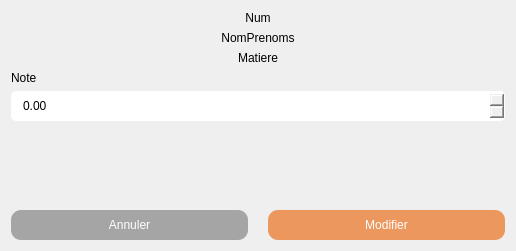
<?xml version="1.0" encoding="UTF-8"?>
<ui version="4.0">
 <class>ModifierNote</class>
 <widget class="QDialog" name="ModifierNote">
  <property name="geometry">
   <rect>
    <x>0</x>
    <y>0</y>
    <width>516</width>
    <height>251</height>
   </rect>
  </property>
  <property name="windowTitle">
   <string>Dialog</string>
  </property>
  <property name="styleSheet">
   <string notr="true">font: 8pt &quot;Century Gothic&quot;;</string>
  </property>
  <layout class="QVBoxLayout" name="verticalLayout_5">
   <item>
    <widget class="QLabel" name="label_num">
     <property name="text">
      <string>Num</string>
     </property>
     <property name="alignment">
      <set>Qt::AlignCenter</set>
     </property>
    </widget>
   </item>
   <item>
    <widget class="QLabel" name="label_nom">
     <property name="text">
      <string>NomPrenoms</string>
     </property>
     <property name="alignment">
      <set>Qt::AlignCenter</set>
     </property>
    </widget>
   </item>
   <item>
    <widget class="QLabel" name="label_matiere">
     <property name="text">
      <string>Matiere</string>
     </property>
     <property name="alignment">
      <set>Qt::AlignCenter</set>
     </property>
    </widget>
   </item>
   <item>
    <layout class="QVBoxLayout" name="verticalLayout_3">
     <item>
      <widget class="QLabel" name="label_3">
       <property name="text">
        <string>Note</string>
       </property>
       <property name="alignment">
        <set>Qt::AlignBottom|Qt::AlignLeading|Qt::AlignLeft</set>
       </property>
       <property name="margin">
        <number>5</number>
       </property>
      </widget>
     </item>
     <item>
      <widget class="QDoubleSpinBox" name="note_input">
       <property name="minimumSize">
        <size>
         <width>0</width>
         <height>30</height>
        </size>
       </property>
       <property name="styleSheet">
        <string notr="true">QDoubleSpinBox{
border-radius: 5px;
padding-left: 10px
}</string>
       </property>
       <property name="maximum">
        <double>20.000000000000000</double>
       </property>
       <property name="singleStep">
        <double>0.250000000000000</double>
       </property>
      </widget>
     </item>
    </layout>
   </item>
   <item>
    <spacer name="verticalSpacer">
     <property name="orientation">
      <enum>Qt::Vertical</enum>
     </property>
     <property name="sizeType">
      <enum>QSizePolicy::MinimumExpanding</enum>
     </property>
     <property name="sizeHint" stdset="0">
      <size>
       <width>20</width>
       <height>40</height>
      </size>
     </property>
    </spacer>
   </item>
   <item>
    <layout class="QHBoxLayout" name="horizontalLayout">
     <property name="spacing">
      <number>20</number>
     </property>
     <item>
      <layout class="QHBoxLayout" name="horizontalLayout_2">
       <item>
        <widget class="QPushButton" name="annuler_btn">
         <property name="minimumSize">
          <size>
           <width>0</width>
           <height>30</height>
          </size>
         </property>
         <property name="cursor">
          <cursorShape>PointingHandCursor</cursorShape>
         </property>
         <property name="styleSheet">
          <string notr="true">QPushButton{
background-color: rgb(165, 165, 165);
color: white;
border-radius: 10px;
}
QPushButton:hover{
background-color: rgb(145, 145, 145);
}</string>
         </property>
         <property name="text">
          <string>Annuler</string>
         </property>
        </widget>
       </item>
      </layout>
     </item>
     <item>
      <widget class="QPushButton" name="ajouter_btn">
       <property name="minimumSize">
        <size>
         <width>0</width>
         <height>30</height>
        </size>
       </property>
       <property name="cursor">
        <cursorShape>PointingHandCursor</cursorShape>
       </property>
       <property name="styleSheet">
        <string notr="true">QPushButton{
	background-color: rgb(236, 151, 94);
	border-radius: 10px;
	color: white;
}
QPushButton:hover{
	background-color: rgb(216, 131, 74);
}</string>
       </property>
       <property name="text">
        <string>Modifier</string>
       </property>
      </widget>
     </item>
    </layout>
   </item>
  </layout>
 </widget>
 <resources/>
 <connections/>
</ui>
